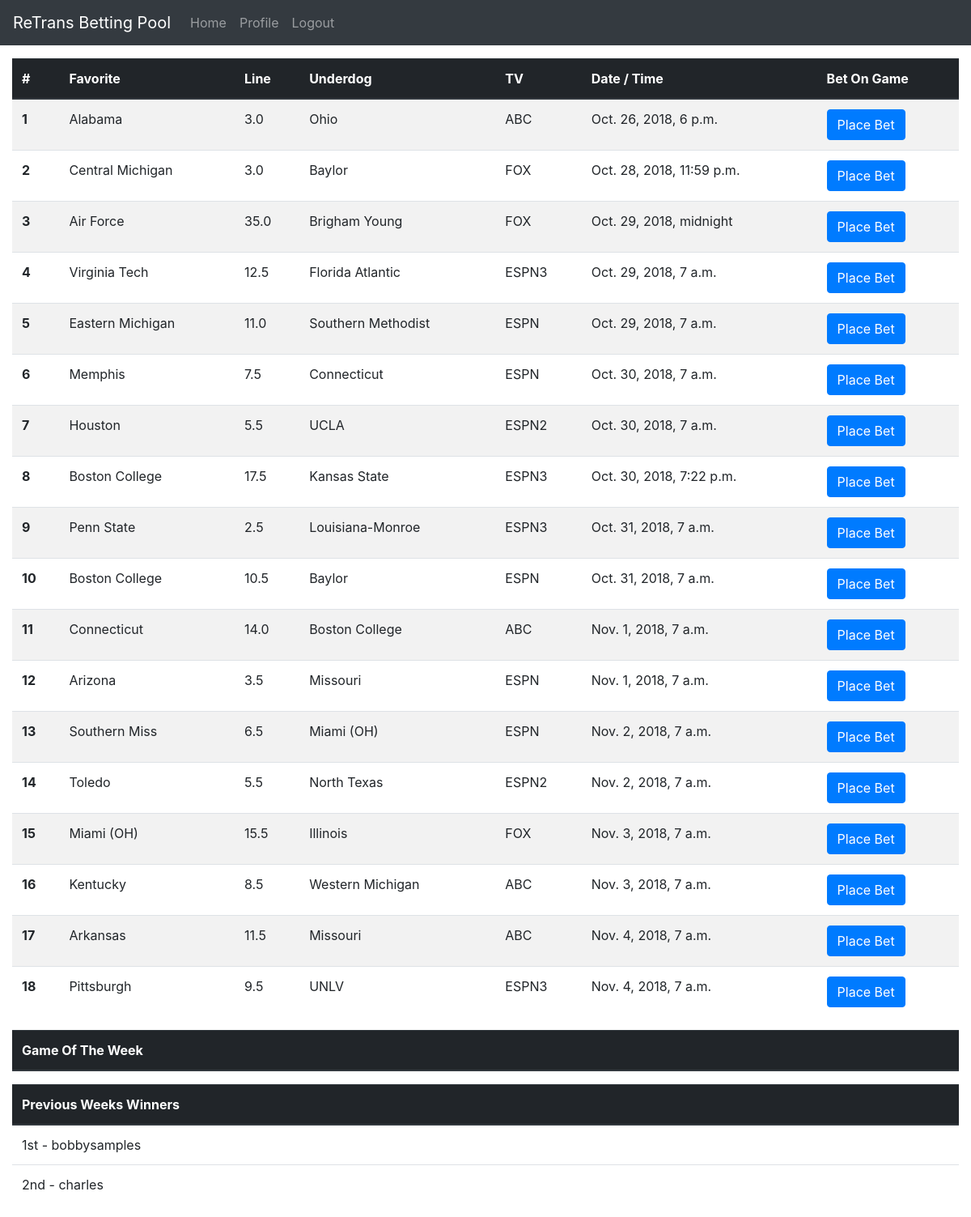
The page / (signed in) on the database its author committed.
### pool/models.py (models this page shows, shortened)
class Game(models.Model):
    id = models.IntegerField(primary_key=True)
    favorite = models.ForeignKey(Team, on_delete=models.CASCADE, related_name='favorite_id')
    underdog = models.ForeignKey(Team, on_delete=models.CASCADE, related_name='underdog_id')
    home = models.ForeignKey(Team, on_delete=models.CASCADE, related_name='home_id')
    tv = models.CharField(max_length=12)
    date_time = models.DateTimeField()
    spread = models.FloatField()
    is_game_of_week = models.BooleanField(default=False)
    underdog_score = models.IntegerField(null=True, blank=True)
    favorite_score = models.IntegerField(null=True, blank=True)
    is_tie_breaker = models.BooleanField(default=False)

class Team(models.Model):
    id = models.IntegerField(primary_key=True)
    name = models.CharField(max_length=64)
    class Meta:
        ordering = ["id"]

### pool/views.py (the view, shortened to what this page needs)
# urls.py: 2. Add a URL to urlpatterns:  path('', views.home, name='home')
@login_required
def home(request):
    try:
        dt = timezone.now()
        while True:
            print(str(dt) + ", " + str(startOfSeasonalWeek(dt)) + ", " + str(endOfSeasonalWeek(dt)) + ", " + str(seasonalWeek(dt)))
            dt = dt + timedelta(days=1)
    except ObjectDoesNotExist:
        pass
    week = None
    dt = timezone.now()
    try:
        week = seasonalWeek(dt)
    except ObjectDoesNotExist:
        pass
    try:
        games = Game.objects.filter(date_time__range=(
            mondayOfSameWeek(lastWeek(dt)),
            sundayOfSameWeek(lastWeek(dt))
        ))
    except ObjectDoesNotExist:
        games = []
    try:
        bets = Bet.objects.filter(game__in=games)
    except ObjectDoesNotExist:
        bets = []
    points = {}
    for bet in bets:
        try:
            value = points[bet.user]
        except KeyError:
            value = 0
        if bet.game.underdog_score != None and bet.game.favorite_score != None:
            if bet.team == bet.game.underdog:
                if bet.game.favorite_score < (bet.game.underdog_score + bet.game.spread):
                    won = True
                else:
                    won = False
            else:
                if bet.game.underdog_score < (bet.game.favorite_score - bet.game.spread):
                    won = True
                else:
                    won = False
            if won:
                value = value + 1
                if bet.game.is_game_of_week:
                    value = value + 2
        points[bet.user] = value
    first  = None
    second = None
    for user in points:
        if  first == None:
            if points[user] > 0:
                first  =  user
        else:
            if points[user] >= points[first]:
                second = first
                first  =  user
            else:
                if  second == None:
                    if points[user] > 0:
                        second = user
                else:
                    if points[user] >= points[second]:
                        second = user
    print(str(first))
    print(str(second))
    try:
        season = Season.objects.get(start__gte=dt, end__lte=dt)
    except ObjectDoesNotExist:
        season = None
    try:
        if season == None:
            raise ObjectDoesNotExist()
        games = Game.objects.filter(date_time__range=(
            season.start, endOfSeasonalWeek(lastWeek(dt))
        ))
    except ObjectDoesNotExist:
        games = []
    try:
        bets = Bet.objects.filter(game__in=games)
    except ObjectDoesNotExist:
        bets = []
    points = {}
    return render(
        request, 'home.html',
        {
            'title': "Winston Cup Week " + str(week) if week != None else "Out of season",
            'games': Game.objects.filter(date_time__range=(
                        lastWeek(timezone.now()),
                        nextWeek(timezone.now())
                     )).order_by('date_time'),
            'table_headers': ['Favorite', 'Line', 'Underdog', 'TV', 'Date / Time'],
             'first': first, #,
            'second': second# None if second == None else second.name
        }
    )

### pool/views.py (called while the page is built)
def lastWeek(dt):
    return stripTime(dt) - timedelta(days=7)

def mondayOfSameWeek(dt):
    i =    stripTime(dt)
    j =      i.weekday()
    return i - timedelta(days=j)

def nextWeek(dt):
    return stripTime(dt) + timedelta(days=7)

def stripTime(dt):
    return datetime(dt.year, dt.month, dt.day, tzinfo=dt.tzinfo)

def sundayOfSameWeek(dt):
    i =    stripTime(dt)
    j =  6 - i.weekday()
    k =  i + timedelta(days=j)
    return datetime(k.year, k.month, k.day, 23, 59, 59, 999999, k.tzinfo)

def seasonalWeek(dt):
    season = Season.objects.get(start__gte=dt, end__lte=dt)
    i = startOfSeasonalWeek(dt)
    j = 1
    while i > season.start:
        i = i - timedelta(days=7)
        j = j + 1
    return j

def startOfSeasonalWeek(dt):
    season = Season.objects.get(start__gte=dt, end__lte=dt)
    i = stripTime(dt)
    i = i - timedelta(days=7-season.start.weekday()) - timedelta(days=i.weekday())
    if  i < season.start:
        i = season.start
    return i

### pool/templates/home.html (shortened to what this page needs)
{% extends 'base.html' %}
{% block content %}
    <div class="container-fluid pt-3">
        <div class="mx-auto">
            <table class="table table-striped">
            <thead class="thead-dark">
                <tr>
                    <th scope="col">#</th>
                    {% for header in table_headers %}
                        <th scope="col">{{ header }}</th>
                    {% endfor %}
                    <th scope="col">Bet On Game</th>
                </tr>
                </thead>
                <tbody>
                    {% for game in games %}
                        <tr>
                            <th scope="row">{{ forloop.counter }}</th>
                            <td>{{ game.favorite.name }}</td>
                            <td>{{ game.spread }}</td>
                            <td>{{ game.underdog.name }}</td>
                            <td>{{ game.tv }}</td>
                            <td>{{ game.date_time }}</td>
                            <td>
                                <button type="button" class="btn btn-primary" data-toggle="button" aria-pressed="false">
                                  Place Bet
                                </button>
                            </td>
                        </tr>
                    {% endfor %}
                </tbody>
            </table>
        </div>
        <div>
            <table class="table">
            <thead class="thead-dark">
                <tr>
                    <th scope="col">Game Of The Week</th>
                </tr>
            </thead>
            </table>
        </div>
        <div>
            <div class="mx-auto">
                <table class="table">
                    <thead class="thead-dark">
                        <tr>
                            <th scope="col">Previous Weeks Winners</th>
                        </tr>
                    </thead>
                    <tbody>
                        <tr>
                            <td>1st - {{ first }}</td>
                        </tr>
                        <tr>
                            <td>2nd - {{ second }}</td>
                        </tr>
                    </tbody>
                </table>
            </div>
        </div>
    </div>
{% endblock %}

### pool/templates/base.html (shortened to what this page needs)
{% load static %}
<!DOCTYPE html>
<html lang="en">
  <head>
    <link rel="stylesheet" href="https://stackpath.bootstrapcdn.com/bootstrap/4.1.3/css/bootstrap.min.css">
  </head>
  <body>
    <nav class="navbar navbar-expand-lg navbar-dark bg-dark">
      <a class="navbar-brand" href="#">ReTrans Betting Pool</a>
      <div class="collapse navbar-collapse" id="navbarNav">
        <ul class="navbar-nav">
        {% if user.is_authenticated %}
          <li class="nav-item">
            <a class="nav-link" href="{% url 'home' %}">Home</a>
          </li>
          <li class="nav-item">
            <a class="nav-link" href="{% url 'profile' %}">Profile</a>
          </li>
          <li class="nav-item">
            <a class="nav-link" href="{% url 'logout' %}">Logout</a>
          </li>
        {% endif %}
        </ul>
      </div>
    </nav>
    <main>
      {% block content %}
      {% endblock %}
    </main>
  </body>
</html>

### rows shown on the page
Game: favorite.name "Alabama", spread "3.0", underdog.name "Ohio", tv "ABC", date_time "Oct. 26, 2018, 6 p.m."
Game: favorite.name "Central Michigan", spread "3.0", underdog.name "Baylor", tv "FOX", date_time "Oct. 28, 2018, 11:59 p.m."
Game: favorite.name "Air Force", spread "35.0", underdog.name "Brigham Young", tv "FOX", date_time "Oct. 29, 2018, midnight"
Game: favorite.name "Virginia Tech", spread "12.5", underdog.name "Florida Atlantic", tv "ESPN3", date_time "Oct. 29, 2018, 7 a.m."
Game: favorite.name "Eastern Michigan", spread "11.0", underdog.name "Southern Methodist", tv "ESPN", date_time "Oct. 29, 2018, 7 a.m."
Game: favorite.name "Memphis", spread "7.5", underdog.name "Connecticut", tv "ESPN", date_time "Oct. 30, 2018, 7 a.m."
Game: favorite.name "Houston", spread "5.5", underdog.name "UCLA", tv "ESPN2", date_time "Oct. 30, 2018, 7 a.m."
Game: favorite.name "Boston College", spread "17.5", underdog.name "Kansas State", tv "ESPN3", date_time "Oct. 30, 2018, 7:22 p.m."
Game: favorite.name "Penn State", spread "2.5", underdog.name "Louisiana-Monroe", tv "ESPN3", date_time "Oct. 31, 2018, 7 a.m."
Game: favorite.name "Boston College", spread "10.5", underdog.name "Baylor", tv "ESPN", date_time "Oct. 31, 2018, 7 a.m."
Game: favorite.name "Connecticut", spread "14.0", underdog.name "Boston College", tv "ABC", date_time "Nov. 1, 2018, 7 a.m."
Game: favorite.name "Arizona", spread "3.5", underdog.name "Missouri", tv "ESPN", date_time "Nov. 1, 2018, 7 a.m."
Game: favorite.name "Southern Miss", spread "6.5", underdog.name "Miami (OH)", tv "ESPN", date_time "Nov. 2, 2018, 7 a.m."
Game: favorite.name "Toledo", spread "5.5", underdog.name "North Texas", tv "ESPN2", date_time "Nov. 2, 2018, 7 a.m."
Game: favorite.name "Miami (OH)", spread "15.5", underdog.name "Illinois", tv "FOX", date_time "Nov. 3, 2018, 7 a.m."
Game: favorite.name "Kentucky", spread "8.5", underdog.name "Western Michigan", tv "ABC", date_time "Nov. 3, 2018, 7 a.m."
Game: favorite.name "Arkansas", spread "11.5", underdog.name "Missouri", tv "ABC", date_time "Nov. 4, 2018, 7 a.m."
Game: favorite.name "Pittsburgh", spread "9.5", underdog.name "UNLV", tv "ESPN3", date_time "Nov. 4, 2018, 7 a.m."

### other values the page prints
{{ header }} "Favorite" "Line" "Underdog" "TV" "Date / Time"
{{ first }} "bobbysamples"
{{ second }} "charles"
